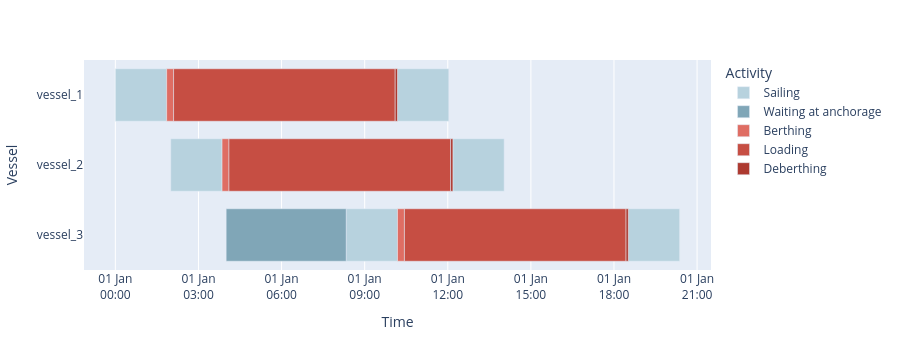

This figure's notebook cell:
### Code cell
fig = quay.plot_vessel_arrival_timeline()
fig

### Figure 1 — Plotly figure (JSON) as saved in the notebook; plotly's stock layout.template omitted (floating-point values rounded to 4 significant figures)
{"data": [{"base": ["2024-01-01T00:00:00.000000", "2024-01-01T10:11:06.666667", "2024-01-01T02:00:00.000000", "2024-01-01T12:11:06.666667", "2024-01-01T08:20:00.333333", "2024-01-01T18:31:07.000000"], "customdata": [[1.852], [1.852], [1.852], [1.852], [1.852], [1.852]], "hovertemplate": "Activity=Sailing<br>Start=%{base|%Y-%m-%d %H:%M:%S}<br>Stop=%{x|%Y-%m-%d %H:%M:%S}<br>Vessel=%{y}<br>Duration (hours)=%{customdata[0]:.2f}<extra></extra>", "legendgroup": "Sailing", "marker": {"color": "#B7D2DE", "pattern": {"shape": ""}}, "name": "Sailing", "orientation": "h", "showlegend": true, "textposition": "auto", "type": "bar", "x": [6666666, 6666666, 6666666, 6666666, 6666666, 6666666], "xaxis": "x", "y": ["vessel_1", "vessel_1", "vessel_2", "vessel_2", "vessel_3", "vessel_3"], "yaxis": "y"}, {"base": ["2024-01-01T04:00:00.000000"], "customdata": [[4.333]], "hovertemplate": "Activity=Waiting at anchorage<br>Start=%{base|%Y-%m-%d %H:%M:%S}<br>Stop=%{x|%Y-%m-%d %H:%M:%S}<br>Vessel=%{y}<br>Duration (hours)=%{customdata[0]:.2f}<extra></extra>", "legendgroup": "Waiting at anchorage", "marker": {"color": "#80A6B7", "pattern": {"shape": ""}}, "name": "Waiting at anchorage", "orientation": "h", "showlegend": true, "textposition": "auto", "type": "bar", "x": [15600333], "xaxis": "x", "y": ["vessel_3"], "yaxis": "y"}, {"base": ["2024-01-01T01:51:06.666667", "2024-01-01T03:51:06.666667", "2024-01-01T10:11:07.000000"], "customdata": [[0.25], [0.25], [0.25]], "hovertemplate": "Activity=Berthing<br>Start=%{base|%Y-%m-%d %H:%M:%S}<br>Stop=%{x|%Y-%m-%d %H:%M:%S}<br>Vessel=%{y}<br>Duration (hours)=%{customdata[0]:.2f}<extra></extra>", "legendgroup": "Berthing", "marker": {"color": "#DF6D63", "pattern": {"shape": ""}}, "name": "Berthing", "orientation": "h", "showlegend": true, "textposition": "auto", "type": "bar", "x": [900000, 900000, 900000], "xaxis": "x", "y": ["vessel_1", "vessel_2", "vessel_3"], "yaxis": "y"}, {"base": ["2024-01-01T02:06:06.666667", "2024-01-01T04:06:06.666667", "2024-01-01T10:26:07.000000"], "customdata": [[8.0], [8.0], [8.0]], "hovertemplate": "Activity=Loading<br>Start=%{base|%Y-%m-%d %H:%M:%S}<br>Stop=%{x|%Y-%m-%d %H:%M:%S}<br>Vessel=%{y}<br>Duration (hours)=%{customdata[0]:.2f}<extra></extra>", "legendgroup": "Loading", "marker": {"color": "#C64E43", "pattern": {"shape": ""}}, "name": "Loading", "orientation": "h", "showlegend": true, "textposition": "auto", "type": "bar", "x": [28800000, 28800000, 28800000], "xaxis": "x", "y": ["vessel_1", "vessel_2", "vessel_3"], "yaxis": "y"}, {"base": ["2024-01-01T10:06:06.666667", "2024-01-01T12:06:06.666667", "2024-01-01T18:26:07.000000"], "customdata": [[0.08333], [0.08333], [0.08333]], "hovertemplate": "Activity=Deberthing<br>Start=%{base|%Y-%m-%d %H:%M:%S}<br>Stop=%{x|%Y-%m-%d %H:%M:%S}<br>Vessel=%{y}<br>Duration (hours)=%{customdata[0]:.2f}<extra></extra>", "legendgroup": "Deberthing", "marker": {"color": "#AD3A30", "pattern": {"shape": ""}}, "name": "Deberthing", "orientation": "h", "showlegend": true, "textposition": "auto", "type": "bar", "x": [300000, 300000, 300000], "xaxis": "x", "y": ["vessel_1", "vessel_2", "vessel_3"], "yaxis": "y"}], "layout": {"bargap": 0.25, "barmode": "overlay", "height": 350, "hovermode": "closest", "legend": {"title": {"text": "Activity"}, "tracegroupgap": 0}, "margin": {"t": 60}, "xaxis": {"anchor": "y", "domain": [0, 1], "rangeslider": {"visible": false}, "tickformat": "%d %b\n%H:%M", "title": {"text": "Time"}, "type": "date"}, "yaxis": {"anchor": "x", "autorange": "reversed", "domain": [0, 1], "title": {"text": "Vessel"}}}}
